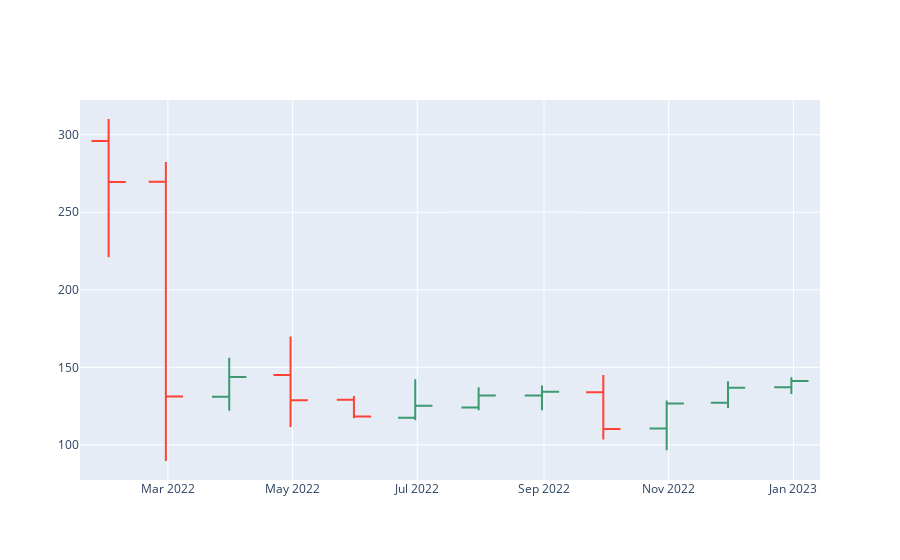

Notebook code for this chart:
### Code cell
trace2 = go.Ohlc(x=sb_m.index,# Проблема месяц, есть ли решение на середину месяца
                open=sb_m['open'],
                high=sb_m['high'],
                low=sb_m['low'],
                close=sb_m['close'])

# убрать бегунок снизу
layout = go.Layout(
    xaxis = dict(
        rangeslider = dict(
            visible = False
        )
    )
)

data2 = [trace2]
fig = go.Figure(data=data2,layout=layout)
iplot(fig)

### Figure 1 — Plotly figure (JSON) as saved in the notebook; plotly's stock layout.template omitted (floating-point values rounded to 4 significant figures)
{"data": [{"close": [269.4, 131.1, 143.7, 128.8, 118.3, 125.2, 131.9, 134.2, 110.2, 126.7, 136.8, 141.2], "high": [310.1, 282.3, 156.2, 169.9, 131.5, 142.3, 137.1, 138.3, 145.1, 128.6, 141, 143.6], "low": [221.0, 89.59, 122, 111.5, 117.1, 115.8, 122.2, 122.2, 103.4, 96.5, 123.8, 132.9], "open": [295.9, 269.7, 131, 145, 129.1, 117.5, 124.1, 131.8, 134.0, 110.6, 127.2, 137.1], "type": "ohlc", "x": ["2022-01-31T00:00:00", "2022-02-28T00:00:00", "2022-03-31T00:00:00", "2022-04-30T00:00:00", "2022-05-31T00:00:00", "2022-06-30T00:00:00", "2022-07-31T00:00:00", "2022-08-31T00:00:00", "2022-09-30T00:00:00", "2022-10-31T00:00:00", "2022-11-30T00:00:00", "2022-12-31T00:00:00"]}], "layout": {"autosize": true, "xaxis": {"autorange": true, "range": ["2022-01-17", "2023-01-14"], "rangeslider": {"visible": false, "yaxis": {}}, "type": "date"}, "yaxis": {"autorange": true, "range": [77.34, 322.4]}}}
